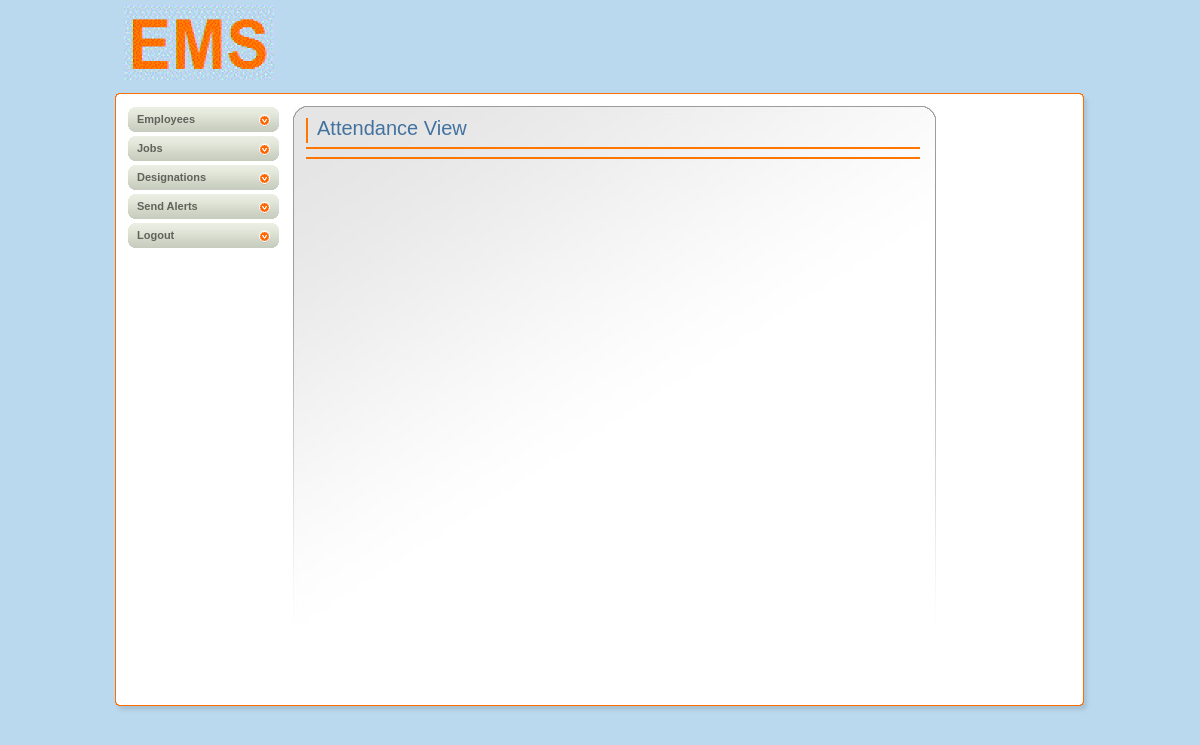
The app's page /manager_view_attendance.php?id=4, older data.
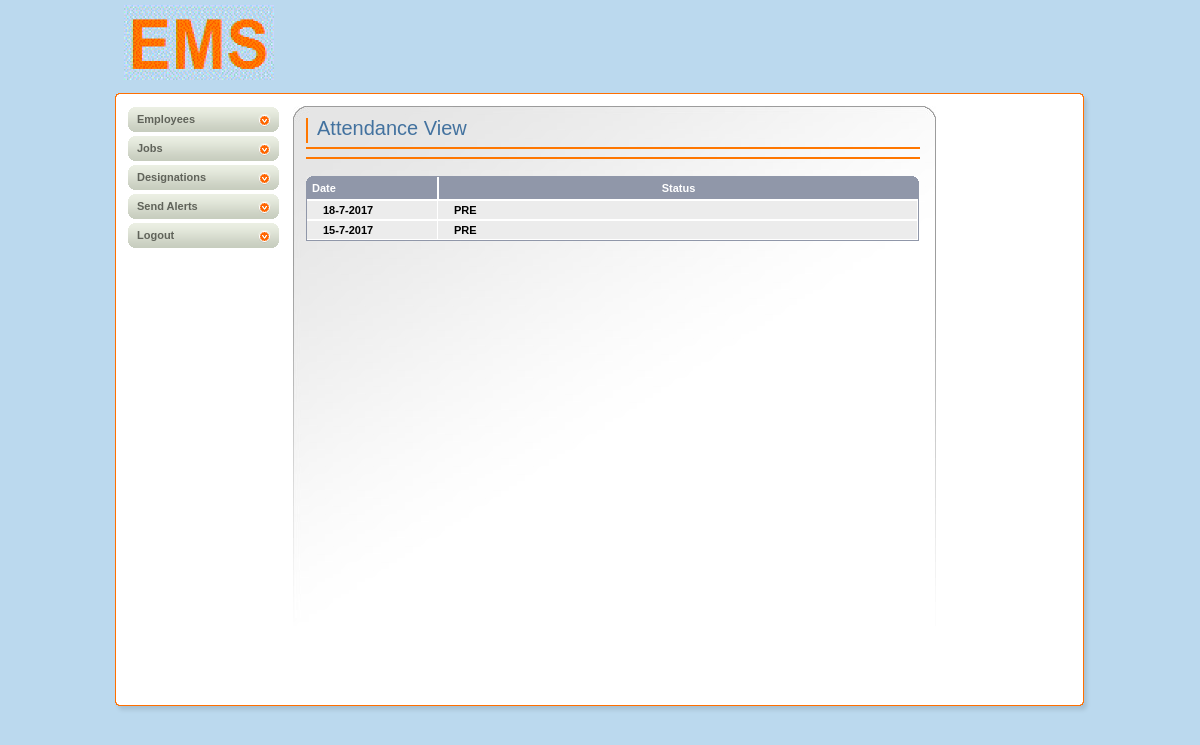
The same page, newer data.
### tables this page shows
CREATE TABLE `attendance` (
  `id` int(11) NOT NULL,
  `day` int(11) NOT NULL,
  `month` int(11) NOT NULL,
  `year` int(11) NOT NULL,
  `eid` int(11) NOT NULL,
  `status` varchar(50) NOT NULL DEFAULT 'PRE'
);

### manager_view_attendance.php (the view, shortened to what this page needs)
<!DOCTYPE html PUBLIC "-//W3C//DTD XHTML 1.0 Transitional//EN" "http://www.w3.org/TR/xhtml1/DTD/xhtml1-transitional.dtd">
<html>
    <head>
    </head>
    <body>
        <div id="main">
            <div id="header">
                <a href="index.html" class="logo"><img src="img/logo.gif" width="150" height="75" alt=""/></a>
            </div>
            <div id="middle">
                <div id="left-column">
                    <a href="manager_dashboard.php" class="link">Employees</a>
                    <a href="jobs.php" class="link">Jobs</a>
                    <a href="designation.php" class="link">Designations</a>
                    <a href="send_alerts.php" class="link">Send Alerts</a>
                    <a href="index.php" class="link">Logout</a>
                </div>
                <div id="center-column">
                    <div class="top-bar">
                        <h1>Attendance View</h1>
                    </div><br/>
                    <div class="select-bar">
                    </div>
                    <div class="table">
                        <?php
                        include_once 'config.php';
                        $id = filter_input(INPUT_GET, 'id');
                        $sql = "SELECT * FROM `attendance` WHERE eid=$id ";
                        $result = $con->query($sql);
                        $count = mysqli_num_rows($result);
                        if ($count != 0) {
                            echo '
<img src="img/bg-th-left.gif" width="8" height="7" alt="" class="left"/>
                        <img src="img/bg-th-right.gif" width="7" height="7" alt="" class="right"/>
                        <table class="listing" cellpadding="0" cellspacing="0">
<tr>
<th   class="first" width="120">Date</th>
                                <th class="last">Status</th>
                            </tr>';
                            while ($row = mysqli_fetch_assoc($result)) {
                                echo ' <tr class="bg">
                                    <td class="first style2">' . $row['day'] . '-' . $row['month'] . '-' . $row['year'] . '</td>
                                <td class="first style2">' . $row['status'] . '</td>
                            </tr>';
                            }
                        }
                        ?>
                        </table>
                    </div>
                </div>
            </div>
            <div id="footer"></div>
        </div>
    </body>
</html>

Row changes from the older to the newer data that the page shows:
added attendance: day "18", month "7", year "2017", status "PRE"
added attendance: day "15", month "7", year "2017", status "PRE"
Text that changed along with them:
text now shown: "Date Status"
